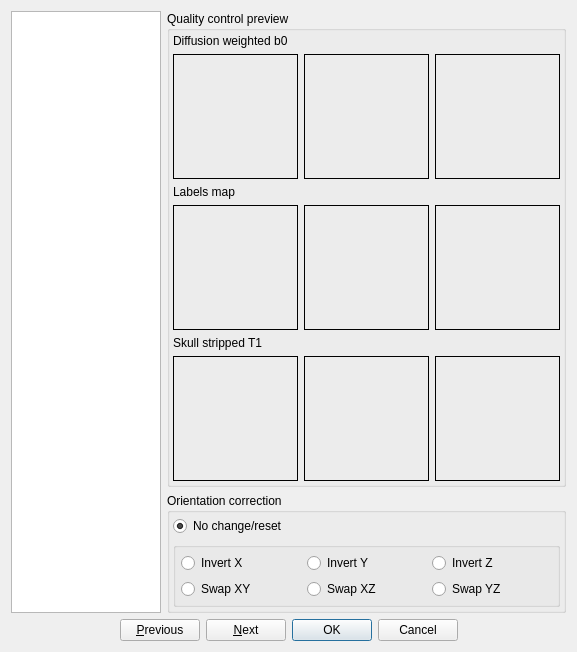
<?xml version="1.0" encoding="UTF-8"?>
<ui version="4.0">
 <class>ConnectomeInspectionDialog</class>
 <widget class="QDialog" name="ConnectomeInspectionDialog">
  <property name="windowModality">
   <enum>Qt::ApplicationModal</enum>
  </property>
  <property name="geometry">
   <rect>
    <x>0</x>
    <y>0</y>
    <width>577</width>
    <height>647</height>
   </rect>
  </property>
  <property name="windowTitle">
   <string>Connectome Analysis</string>
  </property>
  <layout class="QVBoxLayout" name="verticalLayout_5">
   <item>
    <layout class="QHBoxLayout" name="horizontalLayout_4">
     <item>
      <widget class="QTreeWidget" name="SubjectsTree">
       <property name="minimumSize">
        <size>
         <width>150</width>
         <height>0</height>
        </size>
       </property>
       <attribute name="headerVisible">
        <bool>false</bool>
       </attribute>
       <column>
        <property name="text">
         <string notr="true">1</string>
        </property>
       </column>
      </widget>
     </item>
     <item>
      <layout class="QVBoxLayout" name="verticalLayout_2">
       <item>
        <widget class="QGroupBox" name="groupBox">
         <property name="title">
          <string>Quality control preview</string>
         </property>
         <layout class="QVBoxLayout" name="verticalLayout">
          <property name="margin">
           <number>3</number>
          </property>
          <item>
           <widget class="QLabel" name="label_10">
            <property name="text">
             <string>Diffusion weighted b0</string>
            </property>
           </widget>
          </item>
          <item>
           <layout class="QHBoxLayout" name="horizontalLayout">
            <item>
             <widget class="QLabel" name="b0CoronalLabel">
              <property name="sizePolicy">
               <sizepolicy hsizetype="Fixed" vsizetype="Fixed">
                <horstretch>125</horstretch>
                <verstretch>125</verstretch>
               </sizepolicy>
              </property>
              <property name="minimumSize">
               <size>
                <width>125</width>
                <height>125</height>
               </size>
              </property>
              <property name="maximumSize">
               <size>
                <width>125</width>
                <height>125</height>
               </size>
              </property>
              <property name="frameShape">
               <enum>QFrame::Box</enum>
              </property>
              <property name="text">
               <string/>
              </property>
             </widget>
            </item>
            <item>
             <widget class="QLabel" name="b0SagittalLabel">
              <property name="sizePolicy">
               <sizepolicy hsizetype="Fixed" vsizetype="Fixed">
                <horstretch>125</horstretch>
                <verstretch>125</verstretch>
               </sizepolicy>
              </property>
              <property name="minimumSize">
               <size>
                <width>125</width>
                <height>125</height>
               </size>
              </property>
              <property name="maximumSize">
               <size>
                <width>125</width>
                <height>125</height>
               </size>
              </property>
              <property name="frameShape">
               <enum>QFrame::Box</enum>
              </property>
              <property name="text">
               <string/>
              </property>
             </widget>
            </item>
            <item>
             <widget class="QLabel" name="b0AxialLabel">
              <property name="sizePolicy">
               <sizepolicy hsizetype="Fixed" vsizetype="Fixed">
                <horstretch>125</horstretch>
                <verstretch>125</verstretch>
               </sizepolicy>
              </property>
              <property name="minimumSize">
               <size>
                <width>125</width>
                <height>125</height>
               </size>
              </property>
              <property name="maximumSize">
               <size>
                <width>125</width>
                <height>125</height>
               </size>
              </property>
              <property name="frameShape">
               <enum>QFrame::Box</enum>
              </property>
              <property name="text">
               <string/>
              </property>
             </widget>
            </item>
           </layout>
          </item>
          <item>
           <widget class="QLabel" name="label_11">
            <property name="text">
             <string>Labels map</string>
            </property>
           </widget>
          </item>
          <item>
           <layout class="QHBoxLayout" name="horizontalLayout_2">
            <item>
             <widget class="QLabel" name="LabelmapCoronalLabel">
              <property name="sizePolicy">
               <sizepolicy hsizetype="Fixed" vsizetype="Fixed">
                <horstretch>125</horstretch>
                <verstretch>125</verstretch>
               </sizepolicy>
              </property>
              <property name="minimumSize">
               <size>
                <width>125</width>
                <height>125</height>
               </size>
              </property>
              <property name="maximumSize">
               <size>
                <width>125</width>
                <height>125</height>
               </size>
              </property>
              <property name="frameShape">
               <enum>QFrame::Box</enum>
              </property>
              <property name="text">
               <string/>
              </property>
             </widget>
            </item>
            <item>
             <widget class="QLabel" name="LabelmapSagittalLabel">
              <property name="sizePolicy">
               <sizepolicy hsizetype="Fixed" vsizetype="Fixed">
                <horstretch>125</horstretch>
                <verstretch>125</verstretch>
               </sizepolicy>
              </property>
              <property name="minimumSize">
               <size>
                <width>125</width>
                <height>125</height>
               </size>
              </property>
              <property name="maximumSize">
               <size>
                <width>125</width>
                <height>125</height>
               </size>
              </property>
              <property name="frameShape">
               <enum>QFrame::Box</enum>
              </property>
              <property name="text">
               <string/>
              </property>
             </widget>
            </item>
            <item>
             <widget class="QLabel" name="LabelmapAxialLabel">
              <property name="sizePolicy">
               <sizepolicy hsizetype="Fixed" vsizetype="Fixed">
                <horstretch>125</horstretch>
                <verstretch>125</verstretch>
               </sizepolicy>
              </property>
              <property name="minimumSize">
               <size>
                <width>125</width>
                <height>125</height>
               </size>
              </property>
              <property name="maximumSize">
               <size>
                <width>125</width>
                <height>125</height>
               </size>
              </property>
              <property name="frameShape">
               <enum>QFrame::Box</enum>
              </property>
              <property name="text">
               <string/>
              </property>
             </widget>
            </item>
           </layout>
          </item>
          <item>
           <widget class="QLabel" name="label_12">
            <property name="text">
             <string>Skull stripped T1</string>
            </property>
           </widget>
          </item>
          <item>
           <layout class="QHBoxLayout" name="horizontalLayout_3">
            <item>
             <widget class="QLabel" name="T1CoronalLabel">
              <property name="sizePolicy">
               <sizepolicy hsizetype="Fixed" vsizetype="Fixed">
                <horstretch>125</horstretch>
                <verstretch>125</verstretch>
               </sizepolicy>
              </property>
              <property name="minimumSize">
               <size>
                <width>125</width>
                <height>125</height>
               </size>
              </property>
              <property name="maximumSize">
               <size>
                <width>125</width>
                <height>125</height>
               </size>
              </property>
              <property name="frameShape">
               <enum>QFrame::Box</enum>
              </property>
              <property name="text">
               <string/>
              </property>
             </widget>
            </item>
            <item>
             <widget class="QLabel" name="T1SagittalLabel">
              <property name="sizePolicy">
               <sizepolicy hsizetype="Fixed" vsizetype="Fixed">
                <horstretch>125</horstretch>
                <verstretch>125</verstretch>
               </sizepolicy>
              </property>
              <property name="minimumSize">
               <size>
                <width>125</width>
                <height>125</height>
               </size>
              </property>
              <property name="maximumSize">
               <size>
                <width>125</width>
                <height>125</height>
               </size>
              </property>
              <property name="frameShape">
               <enum>QFrame::Box</enum>
              </property>
              <property name="text">
               <string/>
              </property>
             </widget>
            </item>
            <item>
             <widget class="QLabel" name="T1AxialLabel">
              <property name="sizePolicy">
               <sizepolicy hsizetype="Fixed" vsizetype="Fixed">
                <horstretch>125</horstretch>
                <verstretch>125</verstretch>
               </sizepolicy>
              </property>
              <property name="minimumSize">
               <size>
                <width>125</width>
                <height>125</height>
               </size>
              </property>
              <property name="maximumSize">
               <size>
                <width>125</width>
                <height>125</height>
               </size>
              </property>
              <property name="frameShape">
               <enum>QFrame::Box</enum>
              </property>
              <property name="text">
               <string/>
              </property>
             </widget>
            </item>
           </layout>
          </item>
         </layout>
         <zorder>label_10</zorder>
         <zorder></zorder>
         <zorder>label_11</zorder>
         <zorder>label_12</zorder>
        </widget>
       </item>
       <item>
        <widget class="QGroupBox" name="groupBox_3">
         <property name="title">
          <string>Orientation correction</string>
         </property>
         <layout class="QVBoxLayout" name="verticalLayout_4">
          <property name="margin">
           <number>3</number>
          </property>
          <item>
           <widget class="QRadioButton" name="NoChangeRadio">
            <property name="text">
             <string>No change/reset</string>
            </property>
            <property name="checked">
             <bool>true</bool>
            </property>
           </widget>
          </item>
          <item>
           <layout class="QHBoxLayout" name="horizontalLayout_5">
            <item>
             <widget class="QGroupBox" name="groupBox_4">
              <property name="minimumSize">
               <size>
                <width>314</width>
                <height>0</height>
               </size>
              </property>
              <property name="title">
               <string/>
              </property>
              <layout class="QVBoxLayout" name="verticalLayout_3">
               <property name="margin">
                <number>5</number>
               </property>
               <item>
                <layout class="QGridLayout" name="gridLayout">
                 <item row="0" column="0">
                  <widget class="QRadioButton" name="InvertXRadio">
                   <property name="text">
                    <string>Invert X</string>
                   </property>
                   <property name="autoExclusive">
                    <bool>false</bool>
                   </property>
                  </widget>
                 </item>
                 <item row="0" column="1">
                  <widget class="QRadioButton" name="InvertYRadio">
                   <property name="text">
                    <string>Invert Y</string>
                   </property>
                   <property name="autoExclusive">
                    <bool>false</bool>
                   </property>
                  </widget>
                 </item>
                 <item row="0" column="2">
                  <widget class="QRadioButton" name="InvertZRadio">
                   <property name="text">
                    <string>Invert Z</string>
                   </property>
                   <property name="autoExclusive">
                    <bool>false</bool>
                   </property>
                  </widget>
                 </item>
                 <item row="1" column="0">
                  <widget class="QRadioButton" name="SwapXYRadio">
                   <property name="text">
                    <string>Swap XY</string>
                   </property>
                   <property name="autoExclusive">
                    <bool>false</bool>
                   </property>
                  </widget>
                 </item>
                 <item row="1" column="1">
                  <widget class="QRadioButton" name="SwapXZRadio">
                   <property name="text">
                    <string>Swap XZ</string>
                   </property>
                   <property name="autoExclusive">
                    <bool>false</bool>
                   </property>
                  </widget>
                 </item>
                 <item row="1" column="2">
                  <widget class="QRadioButton" name="SwapYZRadio">
                   <property name="text">
                    <string>Swap YZ</string>
                   </property>
                   <property name="autoExclusive">
                    <bool>false</bool>
                   </property>
                  </widget>
                 </item>
                </layout>
               </item>
              </layout>
             </widget>
            </item>
           </layout>
          </item>
         </layout>
        </widget>
       </item>
      </layout>
     </item>
    </layout>
   </item>
   <item>
    <spacer name="verticalSpacer">
     <property name="orientation">
      <enum>Qt::Vertical</enum>
     </property>
     <property name="sizeHint" stdset="0">
      <size>
       <width>20</width>
       <height>8</height>
      </size>
     </property>
    </spacer>
   </item>
   <item>
    <layout class="QHBoxLayout" name="horizontalLayout_6">
     <item>
      <spacer name="horizontalSpacer_2">
       <property name="orientation">
        <enum>Qt::Horizontal</enum>
       </property>
       <property name="sizeHint" stdset="0">
        <size>
         <width>40</width>
         <height>20</height>
        </size>
       </property>
      </spacer>
     </item>
     <item>
      <widget class="QPushButton" name="pushButton">
       <property name="text">
        <string>&amp;Previous</string>
       </property>
      </widget>
     </item>
     <item>
      <widget class="QPushButton" name="pushButton_2">
       <property name="text">
        <string>&amp;Next</string>
       </property>
      </widget>
     </item>
     <item>
      <widget class="QDialogButtonBox" name="buttonBox">
       <property name="orientation">
        <enum>Qt::Horizontal</enum>
       </property>
       <property name="standardButtons">
        <set>QDialogButtonBox::Cancel|QDialogButtonBox::Ok</set>
       </property>
       <property name="centerButtons">
        <bool>false</bool>
       </property>
      </widget>
     </item>
     <item>
      <spacer name="horizontalSpacer">
       <property name="orientation">
        <enum>Qt::Horizontal</enum>
       </property>
       <property name="sizeHint" stdset="0">
        <size>
         <width>40</width>
         <height>20</height>
        </size>
       </property>
      </spacer>
     </item>
    </layout>
   </item>
  </layout>
 </widget>
 <resources/>
 <connections>
  <connection>
   <sender>buttonBox</sender>
   <signal>accepted()</signal>
   <receiver>ConnectomeInspectionDialog</receiver>
   <slot>accept()</slot>
   <hints>
    <hint type="sourcelabel">
     <x>248</x>
     <y>254</y>
    </hint>
    <hint type="destinationlabel">
     <x>157</x>
     <y>274</y>
    </hint>
   </hints>
  </connection>
  <connection>
   <sender>buttonBox</sender>
   <signal>rejected()</signal>
   <receiver>ConnectomeInspectionDialog</receiver>
   <slot>reject()</slot>
   <hints>
    <hint type="sourcelabel">
     <x>316</x>
     <y>260</y>
    </hint>
    <hint type="destinationlabel">
     <x>286</x>
     <y>274</y>
    </hint>
   </hints>
  </connection>
 </connections>
</ui>
